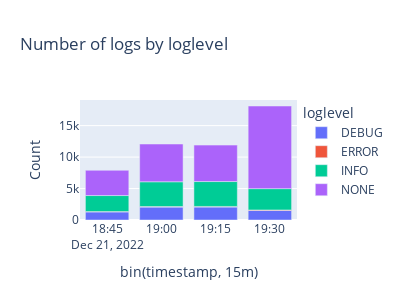

Source (notebook cell):
### Markdown cell above
### Aggregate logs by loglevel over time

### Code cell
import plotly.express as px
import pandas as pd

res = %dql fetch logs, from:-1h | limit 50000 | summarize Count = count(), by:{bin(timestamp, 15m), loglevel}

df = pd.DataFrame(res)

fig = px.bar(df, x="bin(timestamp, 15m)", y="Count", color="loglevel", title="Number of logs by loglevel", width=400, height=300)

fig.show()

### Figure 1 — Plotly figure (JSON) as saved in the notebook; plotly's stock layout.template omitted (floating-point values rounded to 4 significant figures)
{"data": [{"alignmentgroup": "True", "hovertemplate": "loglevel=DEBUG<br>bin(timestamp, 15m)=%{x}<br>Count=%{y}<extra></extra>", "legendgroup": "DEBUG", "marker": {"color": "#636efa", "pattern": {"shape": ""}}, "name": "DEBUG", "offsetgroup": "DEBUG", "orientation": "v", "showlegend": true, "textposition": "auto", "type": "bar", "x": ["2022-12-21T18:45:00.000000000Z", "2022-12-21T19:00:00.000000000Z", "2022-12-21T19:15:00.000000000Z", "2022-12-21T19:30:00.000000000Z"], "xaxis": "x", "y": [1290, 2049, 2057, 1527], "yaxis": "y"}, {"alignmentgroup": "True", "hovertemplate": "loglevel=ERROR<br>bin(timestamp, 15m)=%{x}<br>Count=%{y}<extra></extra>", "legendgroup": "ERROR", "marker": {"color": "#EF553B", "pattern": {"shape": ""}}, "name": "ERROR", "offsetgroup": "ERROR", "orientation": "v", "showlegend": true, "textposition": "auto", "type": "bar", "x": ["2022-12-21T18:45:00.000000000Z", "2022-12-21T19:00:00.000000000Z", "2022-12-21T19:15:00.000000000Z", "2022-12-21T19:30:00.000000000Z"], "xaxis": "x", "y": [48, 93, 98, 72], "yaxis": "y"}, {"alignmentgroup": "True", "hovertemplate": "loglevel=INFO<br>bin(timestamp, 15m)=%{x}<br>Count=%{y}<extra></extra>", "legendgroup": "INFO", "marker": {"color": "#00cc96", "pattern": {"shape": ""}}, "name": "INFO", "offsetgroup": "INFO", "orientation": "v", "showlegend": true, "textposition": "auto", "type": "bar", "x": ["2022-12-21T18:45:00.000000000Z", "2022-12-21T19:00:00.000000000Z", "2022-12-21T19:15:00.000000000Z", "2022-12-21T19:30:00.000000000Z"], "xaxis": "x", "y": [2547, 3932, 3956, 3384], "yaxis": "y"}, {"alignmentgroup": "True", "hovertemplate": "loglevel=NONE<br>bin(timestamp, 15m)=%{x}<br>Count=%{y}<extra></extra>", "legendgroup": "NONE", "marker": {"color": "#ab63fa", "pattern": {"shape": ""}}, "name": "NONE", "offsetgroup": "NONE", "orientation": "v", "showlegend": true, "textposition": "auto", "type": "bar", "x": ["2022-12-21T18:45:00.000000000Z", "2022-12-21T19:00:00.000000000Z", "2022-12-21T19:15:00.000000000Z", "2022-12-21T19:30:00.000000000Z"], "xaxis": "x", "y": [4018, 6003, 5792, 13134], "yaxis": "y"}], "layout": {"barmode": "relative", "height": 300, "legend": {"title": {"text": "loglevel"}, "tracegroupgap": 0}, "title": {"text": "Number of logs by loglevel"}, "width": 400, "xaxis": {"anchor": "y", "domain": [0, 1], "title": {"text": "bin(timestamp, 15m)"}}, "yaxis": {"anchor": "x", "domain": [0, 1], "title": {"text": "Count"}}}}
